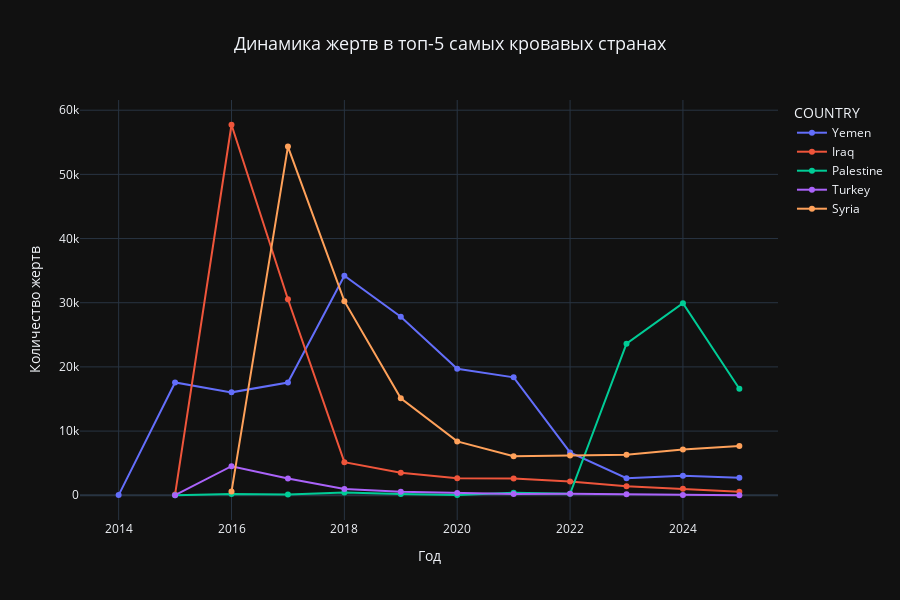

Notebook code cell kept with this figure:
### Code cell
# --------------------------------------------------
# 6. Интерактивный тренд по странам (линейный) — plotly
# --------------------------------------------------
top5_countries = df.groupby('COUNTRY')['FATALITIES'].sum().sort_values(ascending=False).head(5).index
trend_data = df[df['COUNTRY'].isin(top5_countries)].groupby(['YEAR', 'COUNTRY'])['FATALITIES'].sum().reset_index()

fig = px.line(trend_data, x='YEAR', y='FATALITIES', color='COUNTRY',
              title='Динамика жертв в топ-5 самых кровавых странах',
              markers=True)
fig.update_layout(height=600, title_x=0.5, title_font_size=18,
                  xaxis_title="Год", yaxis_title="Количество жертв")
fig.show()

### Figure 1 — Plotly figure (JSON) as saved in the notebook; plotly's stock layout.template omitted (floating-point values rounded to 4 significant figures)
{"data": [{"hovertemplate": "COUNTRY=Yemen<br>YEAR=%{x}<br>FATALITIES=%{y}<extra></extra>", "legendgroup": "Yemen", "line": {"color": "#636efa", "dash": "solid"}, "marker": {"symbol": "circle"}, "mode": "lines+markers", "name": "Yemen", "orientation": "v", "showlegend": true, "x": [2014, 2015, 2016, 2017, 2018, 2019, 2020, 2021, 2022, 2023, 2024, 2025], "xaxis": "x", "y": [27, 17577, 16034, 17559, 34202, 27812, 19707, 18378, 6679, 2648, 3052, 2716], "yaxis": "y", "type": "scatter"}, {"hovertemplate": "COUNTRY=Iraq<br>YEAR=%{x}<br>FATALITIES=%{y}<extra></extra>", "legendgroup": "Iraq", "line": {"color": "#EF553B", "dash": "solid"}, "marker": {"symbol": "circle"}, "mode": "lines+markers", "name": "Iraq", "orientation": "v", "showlegend": true, "x": [2015, 2016, 2017, 2018, 2019, 2020, 2021, 2022, 2023, 2024, 2025], "xaxis": "x", "y": [123, 57735, 30546, 5155, 3507, 2662, 2613, 2134, 1384, 1018, 564], "yaxis": "y", "type": "scatter"}, {"hovertemplate": "COUNTRY=Palestine<br>YEAR=%{x}<br>FATALITIES=%{y}<extra></extra>", "legendgroup": "Palestine", "line": {"color": "#00cc96", "dash": "solid"}, "marker": {"symbol": "circle"}, "mode": "lines+markers", "name": "Palestine", "orientation": "v", "showlegend": true, "x": [2015, 2016, 2017, 2018, 2019, 2020, 2021, 2022, 2023, 2024, 2025], "xaxis": "x", "y": [0, 178, 125, 411, 183, 58, 395, 230, 23626, 29928, 16592], "yaxis": "y", "type": "scatter"}, {"hovertemplate": "COUNTRY=Turkey<br>YEAR=%{x}<br>FATALITIES=%{y}<extra></extra>", "legendgroup": "Turkey", "line": {"color": "#ab63fa", "dash": "solid"}, "marker": {"symbol": "circle"}, "mode": "lines+markers", "name": "Turkey", "orientation": "v", "showlegend": true, "x": [2015, 2016, 2017, 2018, 2019, 2020, 2021, 2022, 2023, 2024, 2025], "xaxis": "x", "y": [14, 4526, 2612, 990, 557, 359, 213, 219, 149, 55, 6], "yaxis": "y", "type": "scatter"}, {"hovertemplate": "COUNTRY=Syria<br>YEAR=%{x}<br>FATALITIES=%{y}<extra></extra>", "legendgroup": "Syria", "line": {"color": "#FFA15A", "dash": "solid"}, "marker": {"symbol": "circle"}, "mode": "lines+markers", "name": "Syria", "orientation": "v", "showlegend": true, "x": [2016, 2017, 2018, 2019, 2020, 2021, 2022, 2023, 2024, 2025], "xaxis": "x", "y": [568, 54334, 30244, 15122, 8390, 6093, 6178, 6327, 7112, 7679], "yaxis": "y", "type": "scatter"}], "layout": {"xaxis": {"anchor": "y", "domain": [0.0, 1.0], "title": {"text": "Год"}}, "yaxis": {"anchor": "x", "domain": [0.0, 1.0], "title": {"text": "Количество жертв"}}, "legend": {"title": {"text": "COUNTRY"}, "tracegroupgap": 0}, "title": {"text": "Динамика жертв в топ-5 самых кровавых странах", "font": {"size": 18}, "x": 0.5}, "height": 600}}
